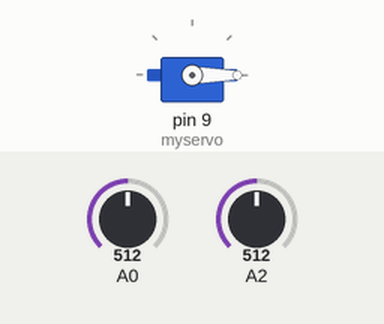
This sketch was run on a simulated Arduino Uno, built with avr-gcc and run on an emulated ATmega328P. Shown: servo. The inputs (shaded band) are chosen by the test bench; at power-on: A0 = 512, A2 = 512.

Above: at 1.2 s.
1.3 s: A0 set to 484
At 2.5 s:
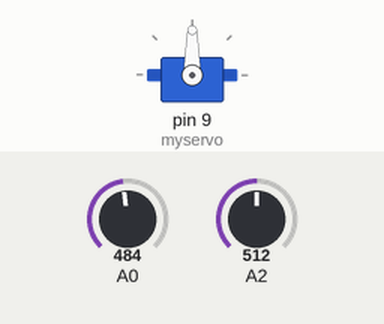
2.8 s: A0 set to 510
At 4.1 s:
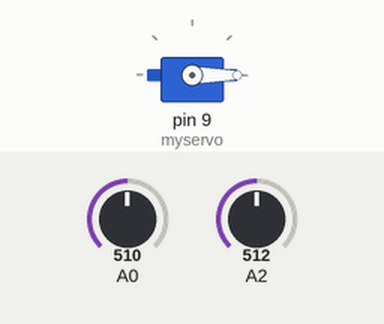
4.8 s: A0 set to 490
At 5.2 s:
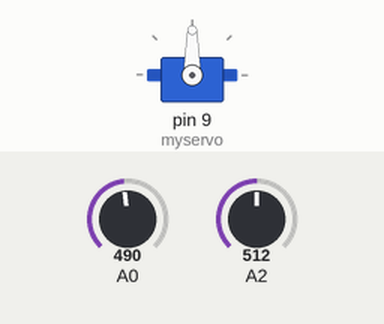
Timing chart, 0 to 7.8 s (numbered marks = the images above; inputs shaded):
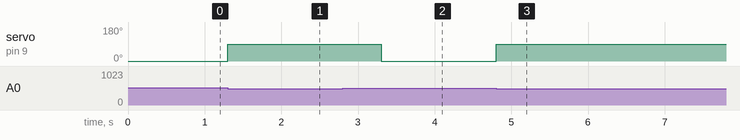

Measured:
- the behaviour switches between 500 and 499 on A0 (found by bisection; images 0 and 1)
- after the input at 1.3 s, servo on pin 9 (myservo): 0° → 90° at once
- after the input at 2.8 s, servo on pin 9 (myservo): 90° → 0° after 0.50 s
- after the input at 4.8 s, servo on pin 9 (myservo): 0° → 90° at once

The sketch:

payload-deplyment.ino
```cpp
#include <Servo.h>
Servo myservo;  // create servo object to control a servo
void setup() { myservo.attach(9); } // attaches the servo on pin 9 to the servo object
void loop() {
  int val1;
  int val3;
  val1 = analogRead(0);
  val3 = analogRead(2);
  int threshold = 500;
  if(val1 < threshold | val3 < threshold){
    myservo.write(90);
    delay(2000);
  } else { myservo.write(0); }
}
```
